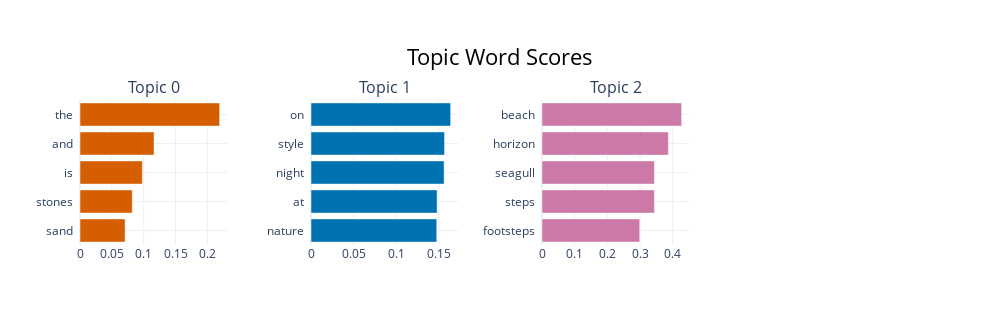

Notebook code for this chart:
### Code cell
topic_model.visualize_barchart()

### Figure 1 — Plotly figure (JSON) as saved in the notebook; plotly's stock layout.template omitted (floating-point values rounded to 4 significant figures)
{"data": [{"marker": {"color": "#D55E00"}, "orientation": "h", "type": "bar", "x": [0.07089, 0.08211, 0.09794, 0.1163, 0.2193], "xaxis": "x", "y": ["sand  ", "stones  ", "is  ", "and  ", "the  "], "yaxis": "y"}, {"marker": {"color": "#0072B2"}, "orientation": "h", "type": "bar", "x": [0.1474, 0.1479, 0.1561, 0.1566, 0.1637], "xaxis": "x2", "y": ["nature  ", "at  ", "night  ", "style  ", "on  "], "yaxis": "y2"}, {"marker": {"color": "#CC79A7"}, "orientation": "h", "type": "bar", "x": [0.2991, 0.3439, 0.3439, 0.3865, 0.4272], "xaxis": "x3", "y": ["footsteps  ", "steps  ", "seagull  ", "horizon  ", "beach  "], "yaxis": "y3"}], "layout": {"annotations": [{"font": {"size": 16}, "showarrow": false, "text": "Topic 0", "x": 0.0875, "xanchor": "center", "xref": "paper", "y": 1, "yanchor": "bottom", "yref": "paper"}, {"font": {"size": 16}, "showarrow": false, "text": "Topic 1", "x": 0.3625, "xanchor": "center", "xref": "paper", "y": 1, "yanchor": "bottom", "yref": "paper"}, {"font": {"size": 16}, "showarrow": false, "text": "Topic 2", "x": 0.6375, "xanchor": "center", "xref": "paper", "y": 1, "yanchor": "bottom", "yref": "paper"}], "height": 325, "hoverlabel": {"bgcolor": "white", "font": {"family": "Rockwell", "size": 16}}, "showlegend": false, "title": {"font": {"color": "Black", "size": 22}, "text": "Topic Word Scores", "x": 0.5, "xanchor": "center", "yanchor": "top"}, "width": 1000, "xaxis": {"anchor": "y", "autorange": true, "domain": [0, 0.175], "range": [0, 0.2308], "showgrid": true, "type": "linear"}, "xaxis2": {"anchor": "y2", "autorange": true, "domain": [0.275, 0.45], "range": [0, 0.1724], "showgrid": true, "type": "linear"}, "xaxis3": {"anchor": "y3", "autorange": true, "domain": [0.55, 0.725], "range": [0, 0.4497], "showgrid": true, "type": "linear"}, "xaxis4": {"anchor": "y4", "domain": [0.825, 1], "showgrid": true}, "yaxis": {"anchor": "x", "autorange": true, "domain": [0, 1], "range": [-0.5, 4.5], "showgrid": true, "type": "category"}, "yaxis2": {"anchor": "x2", "autorange": true, "domain": [0, 1], "range": [-0.5, 4.5], "showgrid": true, "type": "category"}, "yaxis3": {"anchor": "x3", "autorange": true, "domain": [0, 1], "range": [-0.5, 4.5], "showgrid": true, "type": "category"}, "yaxis4": {"anchor": "x4", "domain": [0, 1], "showgrid": true}}}
